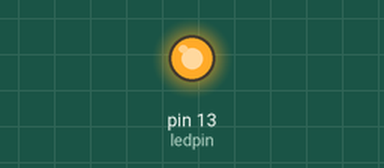
Recording of a sketch running on a simulated Arduino Uno, built with avr-gcc and run on an emulated ATmega328P. Shown: output pins drawn as LEDs (lit = HIGH).

Above: at 0.4 s.
At 6.75 s:
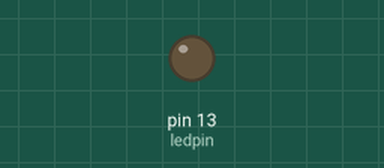
Timing chart, 0 to 9.0 s (numbered marks = the images above):
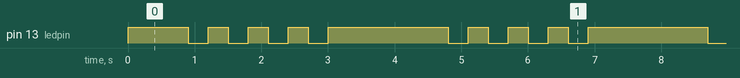

The sketch:

harjoitus3_teht1.ino
```cpp
//vakiot
const int ledpin = LED_BUILTIN;
const int dot_duration = 300;

// globaalit muuttujat
String sequence = "LSSSP";
unsigned int sequence_pos = 0;


void setup() {
  pinMode(ledpin, OUTPUT);
}


// kaydaan merkkijono lapi merkki merkilta
void loop() {
  if (sequence[sequence_pos] == 'S') {
      digitalWrite(ledpin, HIGH);
      delay(dot_duration);
      digitalWrite(ledpin, LOW);
      delay(dot_duration);
  } else if (sequence[sequence_pos] == 'L') {
      digitalWrite(ledpin, HIGH);
      delay(dot_duration*3);
      digitalWrite(ledpin, LOW);
      delay(dot_duration);
  } else if (sequence[sequence_pos] == 'P') {
      digitalWrite(ledpin, HIGH);
      delay(dot_duration*3);
  }

  sequence_pos++;

  if (sequence_pos >= sequence.length()) {
    sequence_pos = 0;
  }
}
```

Measured:
- by itself, pin 13 (ledpin): repeats every 3.9 s: 3 × (LOW 0.30 s, HIGH 0.30 s), LOW 0.30 s, HIGH 1.8 s
- by itself, everything shown: repeats every 3.9 s, in 8 steps
